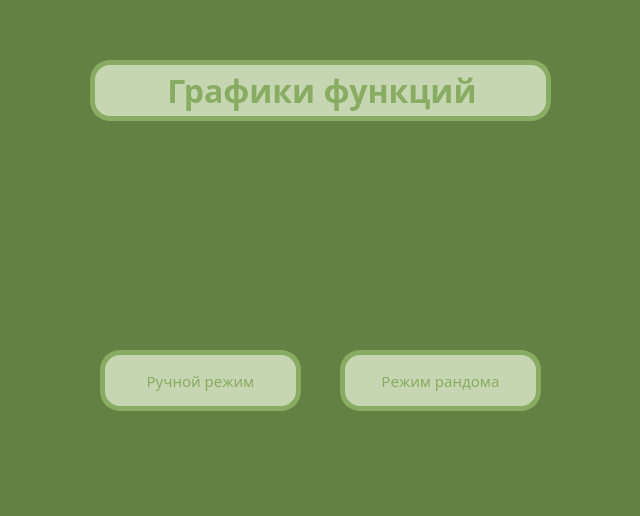
<?xml version="1.0" encoding="UTF-8"?>
<ui version="4.0">
 <class>GrafFunk</class>
 <widget class="QMainWindow" name="GrafFunk">
  <property name="geometry">
   <rect>
    <x>0</x>
    <y>0</y>
    <width>640</width>
    <height>516</height>
   </rect>
  </property>
  <property name="minimumSize">
   <size>
    <width>640</width>
    <height>516</height>
   </size>
  </property>
  <property name="maximumSize">
   <size>
    <width>649</width>
    <height>516</height>
   </size>
  </property>
  <property name="windowTitle">
   <string>Графики функций</string>
  </property>
  <property name="windowIcon">
   <iconset>
    <normaloff>965949.160.webp</normaloff>965949.160.webp</iconset>
  </property>
  <property name="styleSheet">
   <string notr="true">background-color: rgb(100, 129, 68);</string>
  </property>
  <widget class="QWidget" name="centralwidget">
   <widget class="QLabel" name="label">
    <property name="geometry">
     <rect>
      <x>90</x>
      <y>60</y>
      <width>461</width>
      <height>61</height>
     </rect>
    </property>
    <property name="font">
     <font>
      <family>Franklin Gothic Heavy</family>
     </font>
    </property>
    <property name="styleSheet">
     <string notr="true">background-color: rgb(198, 214, 178);
border: 5px;
border-style: solid;
border-radius: 20px;
border-color: rgb(136, 172, 97);
color: rgb(136, 172, 97);</string>
    </property>
    <property name="text">
     <string>&lt;html&gt;&lt;head/&gt;&lt;body&gt;&lt;p align=&quot;center&quot;&gt;&lt;span style=&quot; font-size:24pt; font-weight:600;&quot;&gt;Графики функций&lt;/span&gt;&lt;/p&gt;&lt;/body&gt;&lt;/html&gt;</string>
    </property>
   </widget>
   <widget class="QPushButton" name="HRButton">
    <property name="geometry">
     <rect>
      <x>100</x>
      <y>350</y>
      <width>201</width>
      <height>61</height>
     </rect>
    </property>
    <property name="font">
     <font>
      <family>Franklin Gothic Heavy</family>
      <pointsize>11</pointsize>
     </font>
    </property>
    <property name="styleSheet">
     <string notr="true">background-color: rgb(198, 214, 178);
border: 5px;
border-style: solid;
border-radius: 20px;
border-color: rgb(136, 172, 97);
color: rgb(136, 172, 97);</string>
    </property>
    <property name="text">
     <string>Ручной режим</string>
    </property>
   </widget>
   <widget class="QPushButton" name="RRButton">
    <property name="geometry">
     <rect>
      <x>340</x>
      <y>350</y>
      <width>201</width>
      <height>61</height>
     </rect>
    </property>
    <property name="font">
     <font>
      <family>Franklin Gothic Heavy</family>
      <pointsize>11</pointsize>
     </font>
    </property>
    <property name="styleSheet">
     <string notr="true">background-color: rgb(198, 214, 178);
border: 5px;
border-style: solid;
border-radius: 20px;
border-color: rgb(136, 172, 97);
color: rgb(136, 172, 97);</string>
    </property>
    <property name="text">
     <string>Режим рандома</string>
    </property>
   </widget>
   <widget class="QLabel" name="label_2">
    <property name="geometry">
     <rect>
      <x>240</x>
      <y>140</y>
      <width>161</width>
      <height>181</height>
     </rect>
    </property>
    <property name="text">
     <string/>
    </property>
    <property name="pixmap">
     <pixmap>965949.160.webp</pixmap>
    </property>
   </widget>
  </widget>
  <widget class="QMenuBar" name="menubar">
   <property name="geometry">
    <rect>
     <x>0</x>
     <y>0</y>
     <width>640</width>
     <height>26</height>
    </rect>
   </property>
  </widget>
  <widget class="QStatusBar" name="statusbar"/>
 </widget>
 <resources/>
 <connections/>
</ui>
